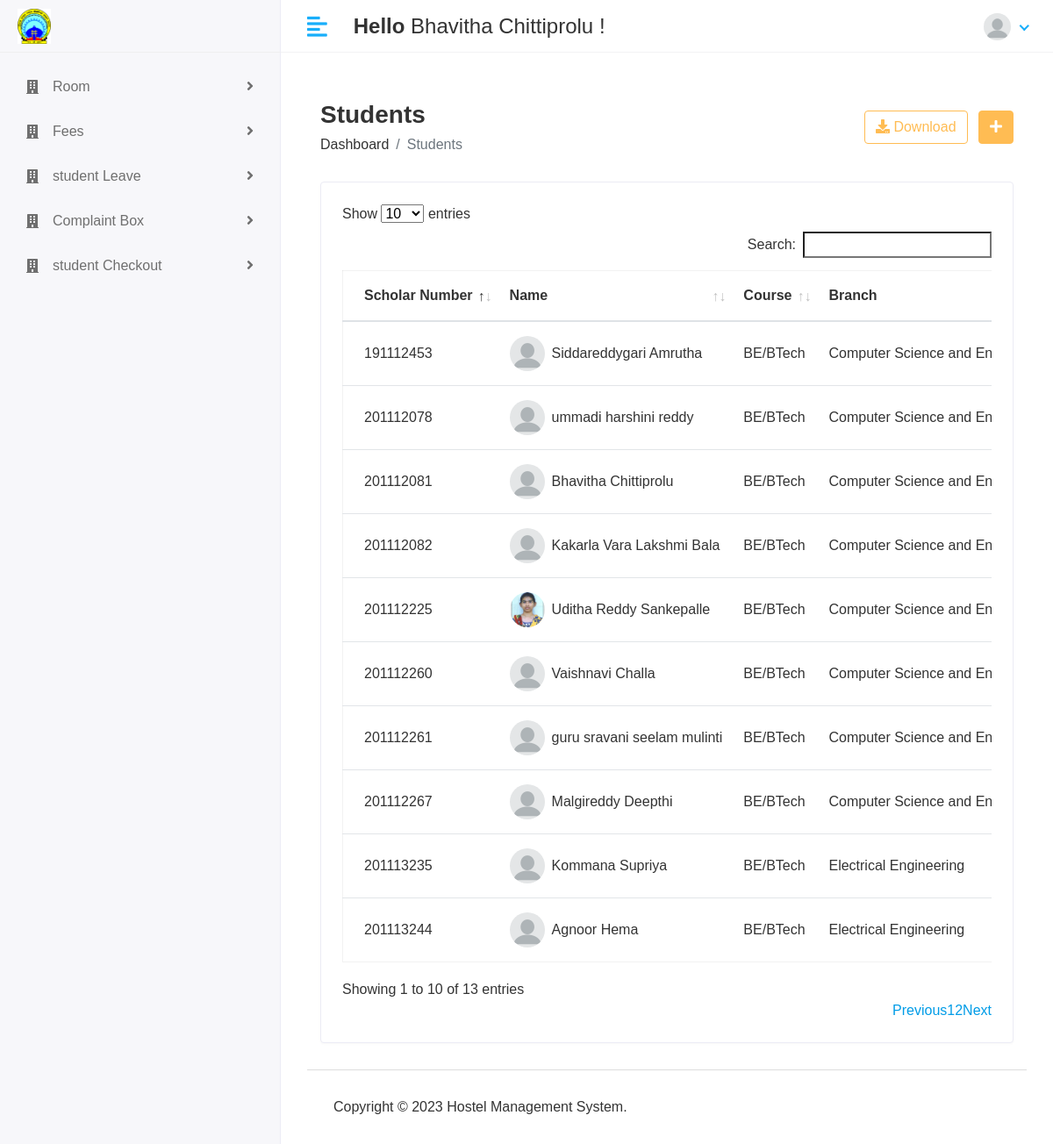
Screenshot of /administration/student/list (signed in) with the database file from the repository.
### management/models.py (models this page shows, shortened)
class CustomUser(AbstractUser):
    user = (('1','Administration'),('2','Student'),('3','Warden'))
    userType = models.CharField(choices=user,max_length=60,default=1)
    profile_pic = models.ImageField(upload_to='media/profile_pic')

class Student(models.Model):
    student = models.OneToOneField(CustomUser,on_delete = models.CASCADE)
    address = models.TextField()
    gender = models.CharField(max_length=10,null=True)
    course = models.ForeignKey(Course,on_delete=models.DO_NOTHING)
    scholar_number = models.CharField(max_length=15,null=True)
    student_name = models.CharField(max_length=100,null=True)
    dob = models.CharField(max_length=15,null=True)
    branch = models.CharField(max_length=150,null=True)
    father_name = models.CharField(max_length = 100,null=True)
    mother_name = models.CharField(max_length = 100,null=True)
    phone_number = models.CharField(max_length = 10,null=True)
    semester = models.CharField(max_length=5,null=True)
    course_year = models.CharField(max_length=10,null=True)
    room = models.ForeignKey(Room,on_delete=models.DO_NOTHING,blank= True,null = True,unique=False)
    father_phone_number = models.CharField(max_length=100,null=True)
    guardian_name = models.CharField(max_length=100,null=True)
    guardian_phone_number = models.CharField(max_length=100,null=True)
    guardian_address = models.CharField(max_length=100,null=True)
    room_alloted = models.BooleanField(default=False)
    fee_paid = models.BooleanField(default=False)

class Course(models.Model): #here we create model for course and save all options and we get required from dropdown list.
    name = models.CharField(max_length = 100,null = True)
    created_at = models.DateTimeField(auto_now_add=True,null = True)
    updated_at = models.DateTimeField(auto_now=True,null = True)
    def __str__(self): #we want name in our database
        return self.name

### management/administrationViews.py (the view)
# urls.py: path('administration/student/list',administrationViews.studentlist,name='studentlist'),
@login_required(login_url='/')
def studentlist(request):
    student = Student.objects.all()
    context = {
               'student':student,
        }
    return render(request,'administration/studentlist.html',context)

### hostelManagementSystem/templates/administration/studentlist.html (shortened to what this page needs)
{% extends 'base.html' %}
{% load static %}
{% block content %}
<div class="content container-fluid">
               <div class="page-header">
                  <div class="row align-items-center">
                     <div class="col">
                        <h3 class="page-title">Students</h3>
                        <ul class="breadcrumb">
                           <li class="breadcrumb-item"><a href="index.html">Dashboard</a></li>
                           <li class="breadcrumb-item active">Students</li>
                        </ul>
                     </div>
                     <div class="col-auto text-right float-right ml-auto">
                        <a href="#" class="btn btn-outline-primary mr-2"><i class="fas fa-download"></i> Download</a>
                        <a href="{% url 'add_student' %}" class="btn btn-primary"><i class="fas fa-plus"></i></a>
                     </div>
                  </div>
               </div>
               <div class="row">
                  <div class="col-sm-12">
                     <div class="card card-table">
                        <div class="card-body">
                           <div class="table-responsive">
                              <table id="table_id" class="table table-hover table-center mb-0 ">
                                 <thead>
                                    <tr>
                                       <th>Scholar Number</th>
                                       <th>Name</th>
                                       <th>Course</th>
                                        <th>Branch</th>
                                    </tr>
                                 </thead>
                                 <tbody>
                                 {% for i in student %}
                                    <tr>
                                       <td>{{i.scholar_number}}</td>
                                       <td>
                                          <h2 class="table-avatar">
                                             {% if i.student.profile_pic != None and i.student.profile_pic != "" %}
                                             <a href="{% url 'student_details' i.id %}" class="avatar avatar-sm mr-2"><img class="avatar-img rounded-circle" src="/{{i.student.profile_pic}}" alt="User Image"></a>
                                             {% else %}
                                             <a href="{% url 'student_details' i.id %}" class="avatar avatar-sm mr-2"><img class="avatar-img rounded-circle" src="{% static 'assets/img/blank_profile_pic.png' %}" alt="User Image"></a>
                                             {% endif %}
                                             <a href="{% url 'student_details' i.id %}">{{i.student_name}}</a>
                                          </h2>
                                       </td>
                                       <td>{{i.course}}</td>
                                       <td>{{i.branch}}</td>
                                    </tr>
                                     {% endfor %}
                                 </tbody>
                              </table>
                           </div>
                        </div>
                     </div>
                  </div>
               </div>
            </div>
{% endblock %}

### hostelManagementSystem/templates/base.html (shortened to what this page needs)
<!DOCTYPE html>
<html lang="en">
{% load static %}
   <head>
      <link rel="stylesheet" href="{% static 'assets/plugins/bootstrap/css/bootstrap.min.css' %}">
      <link rel="stylesheet" href="{% static 'assets/plugins/fontawesome/css/fontawesome.min.css' %}">
      <link rel="stylesheet" href="{% static 'assets/plugins/fontawesome/css/all.min.css' %}">
      <link rel="stylesheet" href="{% static 'assets/css/style.css' %}">
       <link rel="stylesheet" href="{% static 'assets/plugins/datatables/datatables.min.css' %}">
   </head>
   <body>
    <div class="main-wrapper">
       {% include 'includes/header.html' %}
       {% include 'includes/sidebar.html' %}
       <div class="page-wrapper">
          <div class="content container-fluid">
             {% block content %}
             {% endblock %}
       {% include 'includes/footer.html' %}
         </div>
      </div>
    </div>
   </body>
</html>

### hostelManagementSystem/templates/includes/header.html (shortened to what this page needs)
{% load static %}
         <div class="header">
            <div class="header-left">
               <a href="index.html" class="logo">
               <img src="{% static 'assets/img/manit_logo.png' %}" alt="Logo">
               </a>
            </div>
            <a href="javascript:void(0);" id="toggle_btn">
            <i class="fas fa-align-left"></i>
            </a>
            <div class="top-nav-search mt-3">
               <h4 style="font:sans-serif"><strong>Hello </strong><span style="font:sans-serif">{{user.first_name}} {{user.last_name}}</span>&nbsp;!</h4>
            </div>
            <ul class="nav user-menu">
               <li class="nav-item dropdown has-arrow">
                  <a href="#" class="dropdown-toggle nav-link" data-toggle="dropdown">
                     {% if user.profile_pic == "" %}
                       <span class="user-img"><img class="rounded-circle" src="{% static 'assets/img/blank_profile_pic.png' %}" width="31" alt="{{user.first_name}}&nbsp;{{user.last_name}}"></span>
                     {% else %}
                  <span class="user-img"><img class="rounded-circle" src="/{{user.profile_pic}}" width="31" alt="{{user.first_name}}&nbsp;{{user.last_name}}"></span>
                 {% endif %}
                  </a>
               </li>
            </ul>
         </div>

### hostelManagementSystem/templates/includes/sidebar.html (shortened to what this page needs)
<div class="sidebar" id="sidebar">
            <div class="sidebar-inner slimscroll">
               <div id="sidebar-menu" class="sidebar-menu">
                  {% if user.userType == '1' %}
                  <ul>
                     <li class="menu-title">
                        <span>Main Menu</span>
                     </li>
                     <li class="submenu">
                        <a href="#"><i class="fas fa-user-graduate"></i> <span> Students</span> <span class="menu-arrow"></span></a>
                        <ul>
                           <li><a href="{% url 'studentlist' %}">Student List</a></li>
                           <li><a href="{% url 'add_student' %}">Add Student</a></li>
                        </ul>
                     </li>
                     <li class="submenu">
                        <a href="#"><i class="fas fa-chalkboard-teacher"></i> <span> Warden</span> <span class="menu-arrow"></span></a>
                        <ul>
                           <li><a href="{% url 'wardenlist' %}">Warden List</a></li>
                           <li><a href="{% url 'add_warden' %}">Add Warden</a></li>
                        </ul>
                     </li>
                     <li class="submenu">
                        <a href="#"><i class="fas fa-building"></i> <span> Administration</span> <span class="menu-arrow"></span></a>
                        <ul>
                           <li><a href="{% url 'admin_list' %}">Admins List</a></li>
                           <li><a href="{% url 'add_admin' %}">Add Admin</a></li>
                        </ul>
                     </li>
                      <li class="submenu">
                        <a href="#"><i class="fas fa-building"></i> <span> Room</span> <span class="menu-arrow"></span></a>
                        <ul>
                           <li><a href="{% url 'roomlist_aw' %}">Rooms List</a></li>
                           <li><a href="{% url 'add_room' %}">Add Room</a></li>
                           <li><a href="{% url 'approval_list' %}">Change Room Approval</a></li>
                           <li><a href="{% url 'new_approval_list' %}">New Change Room Approval</a></li>
                        </ul>
                     </li>
                      <li>
                        <a href="{% url 'expense_list' %}"><i class="fas fa-file-invoice"></i> <span>Expense List</span></a>
                     </li>
                       <li>
                        <a href="{% url 'date_to_date_report' %}"><i class="far fa-calendar-alt"></i> <span>Date to Date Report</span></a>
                     </li>
                     <li class="menu-title">
                        <span>Management</span>
                     </li>
                     <li class="submenu">
                        <a href="#"><i class="fas fa-file-invoice-dollar"></i> <span> Fees</span> <span class="menu-arrow"></span></a>
                        <ul>
                           <li><a href="{% url 'fee_history' %}">Fees History</a></li>
                            <li><a href="{% url 'fee_approval_list' %}">Fees Approval List</a></li>
                        </ul>
                     </li>
                     <li>
                        <a href="{% url 'complaints_list' %}"><i class="fas fa-box"></i> <span>Complaint Box</span></a>
                     </li>
                     <li>
                        <a href="{% url 'student_checkout_list' %}"><i class="fas fa-check-square"></i> <span>Student Checkout</span></a>
                     </li>
                     <li>
                        <a href="{% url 'student_leave_list' %}"><i class="fas fa-envelope-square"></i> <span>Student Leave List</span></a>
                     </li>
                     <li>
                        <a href="{% url 'doLogout' %}"><i class="fas fa-sign-out-alt"></i> <span>Logout</span></a>
                     </li>
                     <li class="menu-title">
                        <span>Pages</span>
                     </li>
                     </li>
                  </ul>
                  {% else %}
                  <ul>
                     <li class="submenu">
                        <a href="#"><i class="fas fa-building"></i> <span> Room</span> <span class="menu-arrow"></span></a>
                     </li>
                       <li class="submenu">
                        <a href="#"><i class="fas fa-building"></i> <span> Fees</span> <span class="menu-arrow"></span></a>
                     </li>
                       <li class="submenu">
                        <a href="#"><i class="fas fa-building"></i> <span> student Leave</span> <span class="menu-arrow"></span></a>
                     </li>
                      <li class="submenu">
                        <a href="#"><i class="fas fa-building"></i> <span>Complaint Box</span> <span class="menu-arrow"></span></a>
                     </li>
                     <li class="submenu">
                        <a href="#"><i class="fas fa-building"></i> <span> student Checkout</span> <span class="menu-arrow"></span></a>
                     </li>
                     </ul>
                  {% endif %}
               </div>
            </div>
         </div>

### hostelManagementSystem/templates/includes/footer.html
{% load static %}
<footer>
    <p>Copyright © 2023 Hostel Management System.</p>
</footer>

### rows the page displays
CustomUser: first_name "Bhavitha", last_name "Chittiprolu"
Student: scholar_number "201112081", student_name "Bhavitha Chittiprolu", course "BE/BTech", branch "Computer Science and…"
Student: scholar_number "201112260", student_name "Vaishnavi Challa", course "BE/BTech", branch "Computer Science and…"
Student: scholar_number "201112267", student_name "Malgireddy Deepthi", course "BE/BTech", branch "Computer Science and…"
Student: scholar_number "201113235", student_name "Kommana Supriya", course "BE/BTech", branch "Electrical Engineering"
Student: scholar_number "201113244", student_name "Agnoor Hema", course "BE/BTech", branch "Electrical Engineering"
Student: scholar_number "191112453", student_name "Siddareddygari Amrutha", course "BE/BTech", branch "Computer Science and…"
Student: scholar_number "201112078", student_name "ummadi harshini reddy", course "BE/BTech", branch "Computer Science and…"
Student: scholar_number "201112225", student.profile_pic (picture), student_name "Uditha Reddy Sankepalle", course "BE/BTech", branch "Computer Science and…"
Student: scholar_number "201112261", student_name "guru sravani seelam mulinti", course "BE/BTech", branch "Computer Science and…"
Student: scholar_number "201112082", student_name "Kakarla Vara Lakshmi Bala", course "BE/BTech", branch "Computer Science and…"
